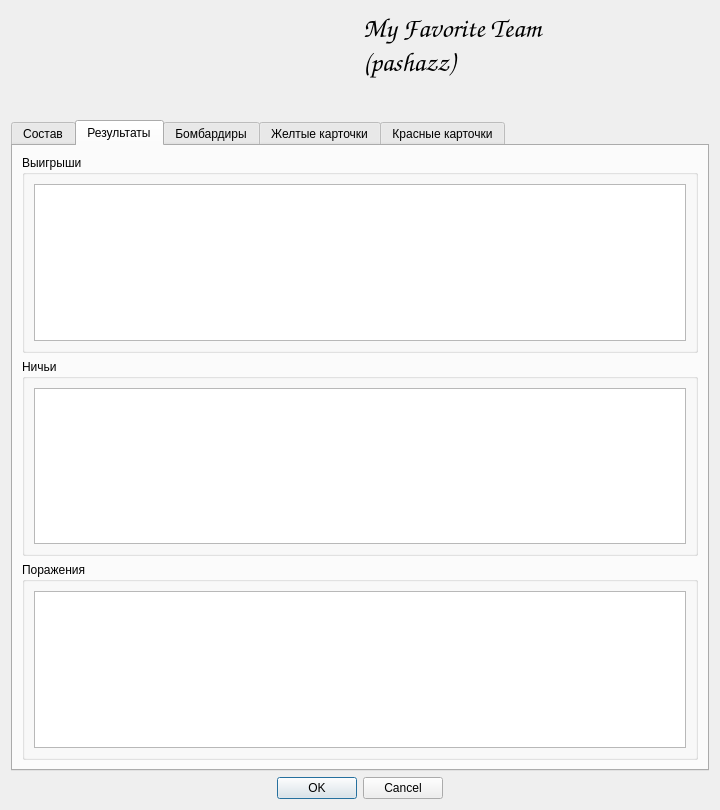
<?xml version="1.0" encoding="UTF-8"?>
<ui version="4.0">
 <class>TeamInfo</class>
 <widget class="QDialog" name="TeamInfo">
  <property name="geometry">
   <rect>
    <x>0</x>
    <y>0</y>
    <width>720</width>
    <height>810</height>
   </rect>
  </property>
  <property name="windowTitle">
   <string>Информация о команде</string>
  </property>
  <layout class="QVBoxLayout" name="verticalLayout">
   <item>
    <layout class="QHBoxLayout" name="horizontalLayout">
     <item>
      <widget class="QLabel" name="lblEmblem">
       <property name="text">
        <string/>
       </property>
       <property name="pixmap">
        <pixmap resource="icons.qrc">:/images/images/stub.png</pixmap>
       </property>
      </widget>
     </item>
     <item>
      <widget class="QLabel" name="lblTeamName">
       <property name="font">
        <font>
         <family>Comic Sans MS</family>
         <pointsize>20</pointsize>
        </font>
       </property>
       <property name="text">
        <string>My Favorite Team
(pashazz)
</string>
       </property>
      </widget>
     </item>
    </layout>
   </item>
   <item>
    <widget class="QTabWidget" name="tab">
     <property name="currentIndex">
      <number>1</number>
     </property>
     <widget class="QWidget" name="tabTeam">
      <attribute name="title">
       <string>Состав</string>
      </attribute>
      <layout class="QHBoxLayout" name="horizontalLayout_4">
       <item>
        <widget class="QListWidget" name="lstStats">
         <property name="palette">
          <palette>
           <active>
            <colorrole role="WindowText">
             <brush brushstyle="SolidPattern">
              <color alpha="255">
               <red>255</red>
               <green>255</green>
               <blue>255</blue>
              </color>
             </brush>
            </colorrole>
            <colorrole role="Base">
             <brush brushstyle="SolidPattern">
              <color alpha="255">
               <red>255</red>
               <green>255</green>
               <blue>255</blue>
              </color>
             </brush>
            </colorrole>
            <colorrole role="Window">
             <brush brushstyle="SolidPattern">
              <color alpha="255">
               <red>0</red>
               <green>0</green>
               <blue>0</blue>
              </color>
             </brush>
            </colorrole>
           </active>
           <inactive>
            <colorrole role="WindowText">
             <brush brushstyle="SolidPattern">
              <color alpha="255">
               <red>255</red>
               <green>255</green>
               <blue>255</blue>
              </color>
             </brush>
            </colorrole>
            <colorrole role="Base">
             <brush brushstyle="SolidPattern">
              <color alpha="255">
               <red>255</red>
               <green>255</green>
               <blue>255</blue>
              </color>
             </brush>
            </colorrole>
            <colorrole role="Window">
             <brush brushstyle="SolidPattern">
              <color alpha="255">
               <red>0</red>
               <green>0</green>
               <blue>0</blue>
              </color>
             </brush>
            </colorrole>
           </inactive>
           <disabled>
            <colorrole role="WindowText">
             <brush brushstyle="SolidPattern">
              <color alpha="255">
               <red>118</red>
               <green>118</green>
               <blue>117</blue>
              </color>
             </brush>
            </colorrole>
            <colorrole role="Base">
             <brush brushstyle="SolidPattern">
              <color alpha="255">
               <red>0</red>
               <green>0</green>
               <blue>0</blue>
              </color>
             </brush>
            </colorrole>
            <colorrole role="Window">
             <brush brushstyle="SolidPattern">
              <color alpha="255">
               <red>0</red>
               <green>0</green>
               <blue>0</blue>
              </color>
             </brush>
            </colorrole>
           </disabled>
          </palette>
         </property>
         <item>
          <property name="text">
           <string>0</string>
          </property>
          <property name="toolTip">
           <string>В стартовом составе, матчей</string>
          </property>
          <property name="statusTip">
           <string/>
          </property>
          <property name="icon">
           <iconset resource="icons.qrc">
            <normaloff>:/images/images/tactic.png</normaloff>:/images/images/tactic.png</iconset>
          </property>
         </item>
         <item>
          <property name="text">
           <string>0</string>
          </property>
          <property name="toolTip">
           <string>На замену, матчей</string>
          </property>
          <property name="icon">
           <iconset resource="icons.qrc">
            <normaloff>:/images/images/change.png</normaloff>:/images/images/change.png</iconset>
          </property>
         </item>
         <item>
          <property name="text">
           <string>0</string>
          </property>
          <property name="toolTip">
           <string>Голы</string>
          </property>
          <property name="icon">
           <iconset resource="icons.qrc">
            <normaloff>:/images/images/ball.png</normaloff>:/images/images/ball.png</iconset>
          </property>
         </item>
         <item>
          <property name="text">
           <string>0</string>
          </property>
          <property name="toolTip">
           <string>Желтые карточки</string>
          </property>
          <property name="icon">
           <iconset resource="icons.qrc">
            <normaloff>:/images/yellow</normaloff>:/images/yellow</iconset>
          </property>
         </item>
         <item>
          <property name="text">
           <string>0</string>
          </property>
          <property name="toolTip">
           <string>Красные карточки</string>
          </property>
          <property name="icon">
           <iconset resource="icons.qrc">
            <normaloff>:/images/images/cards.png</normaloff>:/images/images/cards.png</iconset>
          </property>
         </item>
         <item>
          <property name="text">
           <string>0</string>
          </property>
          <property name="toolTip">
           <string>Травмы</string>
          </property>
          <property name="icon">
           <iconset resource="icons.qrc">
            <normaloff>:/images/traumas</normaloff>:/images/traumas</iconset>
          </property>
         </item>
        </widget>
       </item>
       <item>
        <widget class="QTableWidget" name="tblPlayers">
         <column>
          <property name="text">
           <string>#</string>
          </property>
         </column>
         <column>
          <property name="text">
           <string>Позиция</string>
          </property>
         </column>
         <column>
          <property name="text">
           <string>Имя</string>
          </property>
         </column>
        </widget>
       </item>
      </layout>
     </widget>
     <widget class="QWidget" name="tabResults">
      <attribute name="title">
       <string>Результаты</string>
      </attribute>
      <layout class="QVBoxLayout" name="verticalLayout_2">
       <item>
        <widget class="QGroupBox" name="gbWin">
         <property name="title">
          <string>Выигрыши</string>
         </property>
         <layout class="QVBoxLayout" name="verticalLayout_3">
          <item>
           <widget class="QListWidget" name="lstWin"/>
          </item>
         </layout>
        </widget>
       </item>
       <item>
        <widget class="QGroupBox" name="gbDraw">
         <property name="title">
          <string>Ничьи</string>
         </property>
         <layout class="QHBoxLayout" name="horizontalLayout_2">
          <item>
           <widget class="QListWidget" name="lstDraw"/>
          </item>
         </layout>
        </widget>
       </item>
       <item>
        <widget class="QGroupBox" name="gbLose">
         <property name="title">
          <string>Поражения</string>
         </property>
         <layout class="QVBoxLayout" name="verticalLayout_4">
          <item>
           <widget class="QListWidget" name="lstLose"/>
          </item>
         </layout>
        </widget>
       </item>
      </layout>
     </widget>
     <widget class="QWidget" name="tabX11">
      <attribute name="title">
       <string>Бомбардиры</string>
      </attribute>
      <layout class="QHBoxLayout" name="horizontalLayout_3">
       <item>
        <widget class="QTableWidget" name="tblGoals">
         <column>
          <property name="text">
           <string>Игрок</string>
          </property>
         </column>
         <column>
          <property name="text">
           <string>Голов</string>
          </property>
         </column>
        </widget>
       </item>
      </layout>
     </widget>
     <widget class="QWidget" name="tabYellow">
      <attribute name="title">
       <string>Желтые карточки</string>
      </attribute>
      <layout class="QVBoxLayout" name="verticalLayout_5">
       <item>
        <widget class="QTableWidget" name="tblYellow">
         <column>
          <property name="text">
           <string>Игрок</string>
          </property>
         </column>
         <column>
          <property name="text">
           <string>Карточек</string>
          </property>
         </column>
        </widget>
       </item>
      </layout>
     </widget>
     <widget class="QWidget" name="tabRed">
      <attribute name="title">
       <string>Красные карточки</string>
      </attribute>
      <layout class="QVBoxLayout" name="verticalLayout_6">
       <item>
        <widget class="QTableWidget" name="tblRed">
         <column>
          <property name="text">
           <string>Игрок</string>
          </property>
         </column>
         <column>
          <property name="text">
           <string>Карточек</string>
          </property>
         </column>
        </widget>
       </item>
      </layout>
     </widget>
    </widget>
   </item>
   <item>
    <widget class="QDialogButtonBox" name="buttonBox">
     <property name="orientation">
      <enum>Qt::Horizontal</enum>
     </property>
     <property name="standardButtons">
      <set>QDialogButtonBox::Cancel|QDialogButtonBox::Ok</set>
     </property>
     <property name="centerButtons">
      <bool>true</bool>
     </property>
    </widget>
   </item>
  </layout>
 </widget>
 <resources>
  <include location="icons.qrc"/>
 </resources>
 <connections>
  <connection>
   <sender>buttonBox</sender>
   <signal>accepted()</signal>
   <receiver>TeamInfo</receiver>
   <slot>accept()</slot>
   <hints>
    <hint type="sourcelabel">
     <x>248</x>
     <y>254</y>
    </hint>
    <hint type="destinationlabel">
     <x>157</x>
     <y>274</y>
    </hint>
   </hints>
  </connection>
  <connection>
   <sender>buttonBox</sender>
   <signal>rejected()</signal>
   <receiver>TeamInfo</receiver>
   <slot>reject()</slot>
   <hints>
    <hint type="sourcelabel">
     <x>316</x>
     <y>260</y>
    </hint>
    <hint type="destinationlabel">
     <x>286</x>
     <y>274</y>
    </hint>
   </hints>
  </connection>
 </connections>
</ui>
